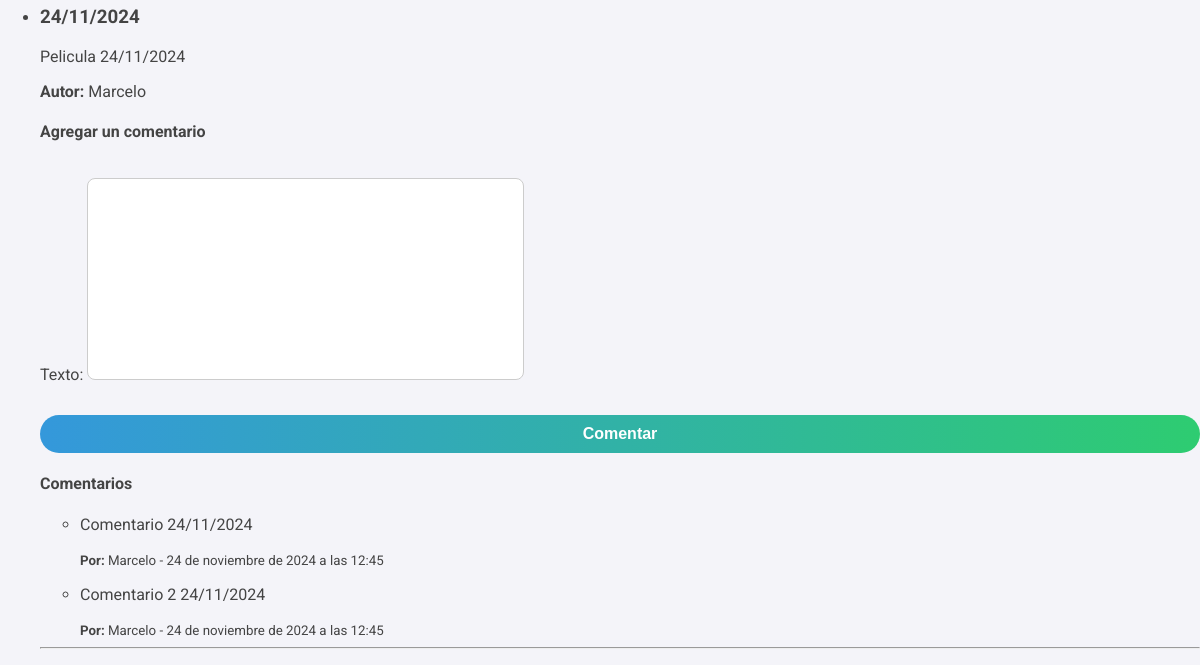
The app's page / (signed in, lower part), older data.
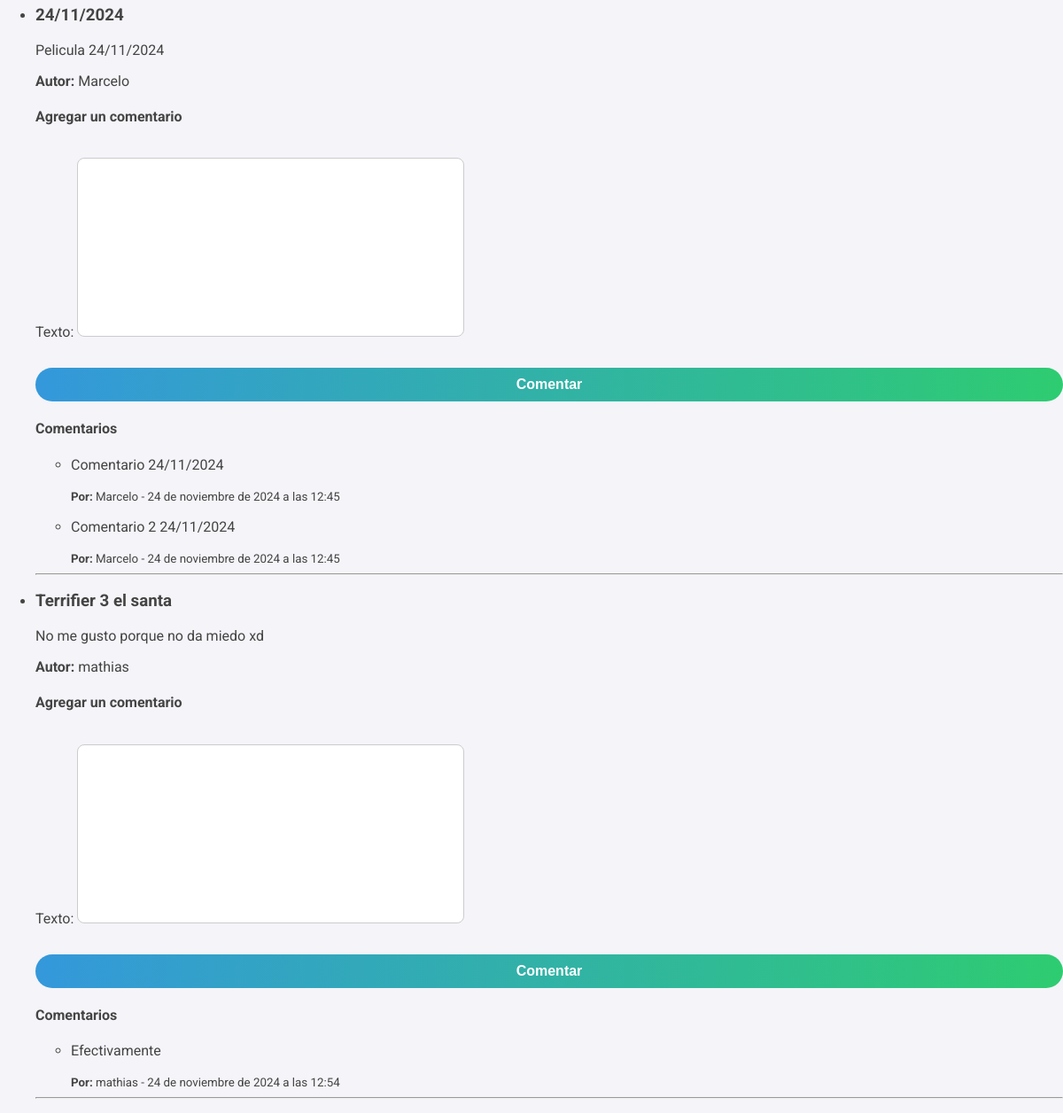
The same page, newer data.
### comentarios/models.py (models this page shows, shortened)
class Reseña(models.Model):
    titulo = models.CharField(max_length=100)
    descripcion = models.TextField()
    autor = models.ForeignKey(User, on_delete=models.CASCADE)
    imagen = models.ImageField(upload_to='imagenes_reseñas/', null=True, blank=True)  # Aquí agregamos el campo imagen

class Comentario(models.Model):
    reseña = models.ForeignKey('Reseña', on_delete=models.CASCADE, related_name='comentarios')
    autor = models.ForeignKey(User, on_delete=models.CASCADE)  # Este campo debería existir
    texto = models.TextField()
    fecha_creacion = models.DateTimeField(auto_now_add=True)

### comentarios/views.py (the view, shortened to what this page needs)
# urls.py: path('', views.lista_reseñas, name='lista_reseñas'),
@login_required
def lista_reseñas(request):
    reseñas = Reseña.objects.all()  # Obtenemos todas las reseñas
    reseña_form = ReseñaForm()  # Formulario para crear reseñas
    comentario_form = ComentarioForm()  # Formulario para agregar comentarios
    return render(request, 'comentarios/lista_reseñas.html', {
        'reseñas': reseñas,
        'reseña_form': reseña_form,
        'comentario_form': comentario_form,
    })

### comentarios/forms.py
class ReseñaForm(forms.ModelForm):
    class Meta:
        model = Reseña
        fields = ['titulo', 'descripcion', 'autor', 'imagen']  # Incluye 'imagen' en los campos

class ComentarioForm(forms.ModelForm):
    class Meta:
        model = Comentario
        fields = ['texto']

### comentarios/templates/comentarios/lista_reseñas.html (shortened to what this page needs)
<!DOCTYPE html>
<html lang="es">
<head>
   {% load static %}
    <link rel="stylesheet" href="{% static 'css/estilos.css' %}">
</head>
<body>
    {% if reseñas %}
        <ul>
            {% for reseña in reseñas %}
                <li>
                    <h3>{{ reseña.titulo }}</h3>
                    <p>{{ reseña.descripcion }}</p>
                    <p><strong>Autor:</strong> {{ reseña.autor }}</p>
                    <h4>Agregar un comentario</h4>
                    <form method="post" action="">
                        {{ comentario_form.as_p }}
                        <button type="submit" name="crear_comentario">Comentar</button>
                    </form>
                    <h4>Comentarios</h4>
                    {% if reseña.comentarios.all %}
                        <ul>
                            {% for comentario in reseña.comentarios.all %}
                                <li>
                                    <p>{{ comentario.texto }}</p>
                                    <small><strong>Por:</strong> {{ comentario.autor }} - {{ comentario.fecha_creacion }}</small>
                                </li>
                            {% endfor %}
                        </ul>
                    {% else %}
                        <p>No hay comentarios.</p>
                    {% endif %}
                </li>
                <hr>
            {% endfor %}
        </ul>
    {% else %}
        <p>No hay reseñas disponibles.</p>
    {% endif %}
</body>
</html>

Row changes from the older to the newer data that the page shows:
added Reseña: titulo "Terrifier 3 el santa", descripcion "No me gusto porque no da miedo xd", autor "mathias"
added Comentario: texto "Efectivamente", autor "mathias", fecha_creacion "24 de noviembre de 2024 a las 12:54", shown under "Terrifier 3 el santa"
